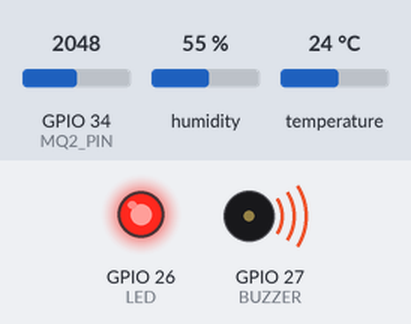
A program run on a simulated ESP32. On the bench: output pins drawn as LEDs (lit = HIGH), buzzer (waves = sounding, pin HIGH). The test bench sets the inputs (shaded band); at power-on: GPIO 34 (MQ2_PIN) = 2048, humidity 55 %, temperature 24 °C. WiFi joins after 1.5 s; servers stay silent unless stated; uploads are accepted with an empty reply; what the program prints to the serial monitor is not drawn.

Above: at 2.7 s.
2.8 s: GPIO 34 (MQ2_PIN) set to 1946
At 4.9 s:
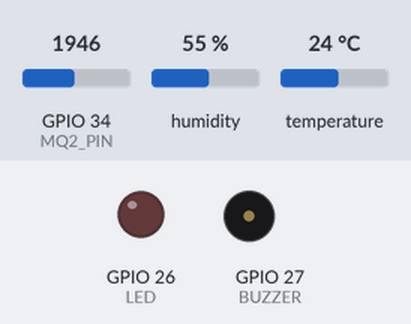
7.4 s: GPIO 34 (MQ2_PIN) set to 2047
At 8.6 s:
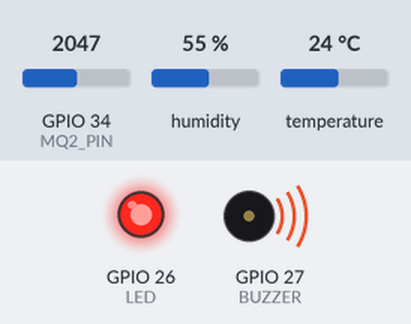
10.3 s: GPIO 34 (MQ2_PIN) set to 1228
At 11.7 s:
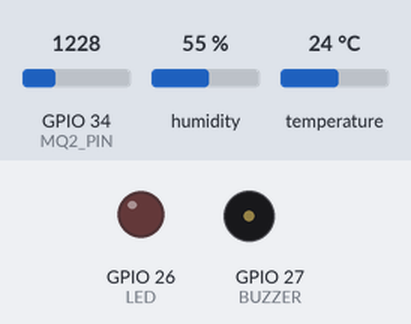
Timing chart, 0 to 13.3 s (numbered marks = the images above; inputs shaded):
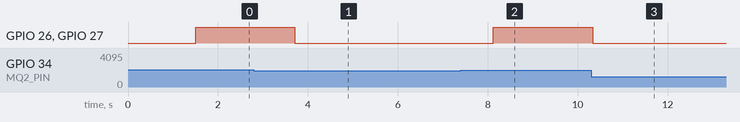

The program:

main.cpp
```cpp
// #include <Arduino.h>
// #include <WiFi.h>
// #include <PubSubClient.h>
// #include "DHT.h"

// // WiFi
// const char* ssid = "Wokwi-GUEST";
// const char* password = "";

// // MQTT (LOCAL BROKER)
// //const char* mqtt_server = "host.docker.internal"; // try "127.0.0.1" if this fails
// const char* mqtt_server = "127.0.0.1";

// WiFiClient espClient;
// PubSubClient client(espClient);

// // Sensors
// #define DHTPIN 4
// #define DHTTYPE DHT22
// #define MQ2_PIN 34

// // Alert
// #define LED 26
// #define BUZZER 27

// DHT dht(DHTPIN, DHTTYPE);

// // Connect WiFi
// void setup_wifi() {
//   delay(10);
//   WiFi.begin(ssid, password);
//   while (WiFi.status() != WL_CONNECTED) {
//     delay(300);
//     Serial.print(".");
//   }
//   Serial.println("\nWiFi connected");
// }

// // Connect MQTT
// void reconnect() {
//   while (!client.connected()) {
//     Serial.print("Connecting MQTT...");
//     if (client.connect(("ESP32Client_" + String(random(1000))).c_str())) {
//       Serial.println("connected");
//     } else {
//       Serial.print("failed, rc=");
//       Serial.print(client.state());
//       delay(2000);
//     }
//   }
// }

// void setup() {
//   Serial.begin(115200);

//   pinMode(LED, OUTPUT);
//   pinMode(BUZZER, OUTPUT);

//   dht.begin();

//   setup_wifi();
//   client.setServer(mqtt_server, 1883);
// }

// void loop() {
//   if (!client.connected()) {
//     reconnect();
//   }
//   client.loop();

//   float temp = dht.readTemperature();
//   int gas = analogRead(MQ2_PIN);

//   if (isnan(temp)) temp = 0;

//   String status = "SAFE";

//   if (temp > 50 || gas > 400) {
//     status = "EMERGENCY";
//     digitalWrite(LED, HIGH);
//     digitalWrite(BUZZER, HIGH);
//   } else {
//     digitalWrite(LED, LOW);
//     digitalWrite(BUZZER, LOW);
//   }

//   // Create JSON payload
//   String payload = "{";
//   payload += "\"temp\":" + String(temp) + ",";
//   payload += "\"gas\":" + String(gas) + ",";
//   payload += "\"status\":\"" + status + "\"}";

//   client.publish("disaster/data", payload.c_str());

//   Serial.println(payload);

//   delay(2000);
// }


#include <Arduino.h>
#include <WiFi.h>
#include <HTTPClient.h>
#include "DHT.h"

// WiFi
const char* ssid = "Wokwi-GUEST";
const char* password = "";

// 👉 CHANGE THIS if needed
const char* serverUrl = "http://172.25.89.6:3000/data";

// Sensors
#define DHTPIN 4
#define DHTTYPE DHT22
#define MQ2_PIN 34

// Alert
#define LED 26
#define BUZZER 27

DHT dht(DHTPIN, DHTTYPE);

// WiFi Setup
void setup_wifi() {
  Serial.print("Connecting WiFi");
  WiFi.begin(ssid, password);

  while (WiFi.status() != WL_CONNECTED) {
    delay(300);
    Serial.print(".");
  }

  Serial.println("\nWiFi Connected");
}


void sendData(float temp, int gas, String status) {
  if (WiFi.status() == WL_CONNECTED) {
    HTTPClient http;

    http.begin(serverUrl);
    http.addHeader("Content-Type", "application/json");

    String json = "{";
    json += "\"temp\":" + String(temp) + ",";
    json += "\"gas\":" + String(gas) + ",";
    json += "\"status\":\"" + status + "\"}";

    int httpResponseCode = http.POST(json);

    Serial.print("HTTP Response: ");
    Serial.println(httpResponseCode);

    http.end();
  } else {
    Serial.println("WiFi Disconnected");
  }
}

void setup() {
  Serial.begin(115200);

  pinMode(LED, OUTPUT);
  pinMode(BUZZER, OUTPUT);

  dht.begin();
  setup_wifi();
}

void loop() {
  float temp = dht.readTemperature();
  int gas = analogRead(MQ2_PIN);

  if (isnan(temp)) temp = 0;

  String status = "SAFE";

  if (temp > 60 || gas > 3000) {
    status = "EMERGENCY";
  }
  else if (temp > 50 || gas > 2000) {
    status = "DANGER";
  }
  else if (temp > 40 || gas > 1000) {
    status = "WARNING";
  }
  else {
    status = "SAFE";
  }

  if (status == "EMERGENCY" || status == "DANGER") {
    digitalWrite(LED, HIGH);
    digitalWrite(BUZZER, HIGH);
  } else {
    digitalWrite(LED, LOW);
    digitalWrite(BUZZER, LOW);
  }

  Serial.println("Temp: " + String(temp) + " Gas: " + String(gas) + " Status: " + status);

  sendData(temp, gas, status);

  delay(2000);
}
```

Measured:
- the behaviour switches between 2001 and 2000 on GPIO 34 (MQ2_PIN) (found by bisection; images 0 and 1)
- after the input at 2.8 s, GPIO 26 (LED), GPIO 27 (BUZZER): HIGH → LOW after 0.91 s
- after the input at 7.4 s, GPIO 26 (LED), GPIO 27 (BUZZER): LOW → HIGH after 0.73 s
- after the input at 10.3 s, GPIO 26 (LED), GPIO 27 (BUZZER): HIGH → LOW at once
